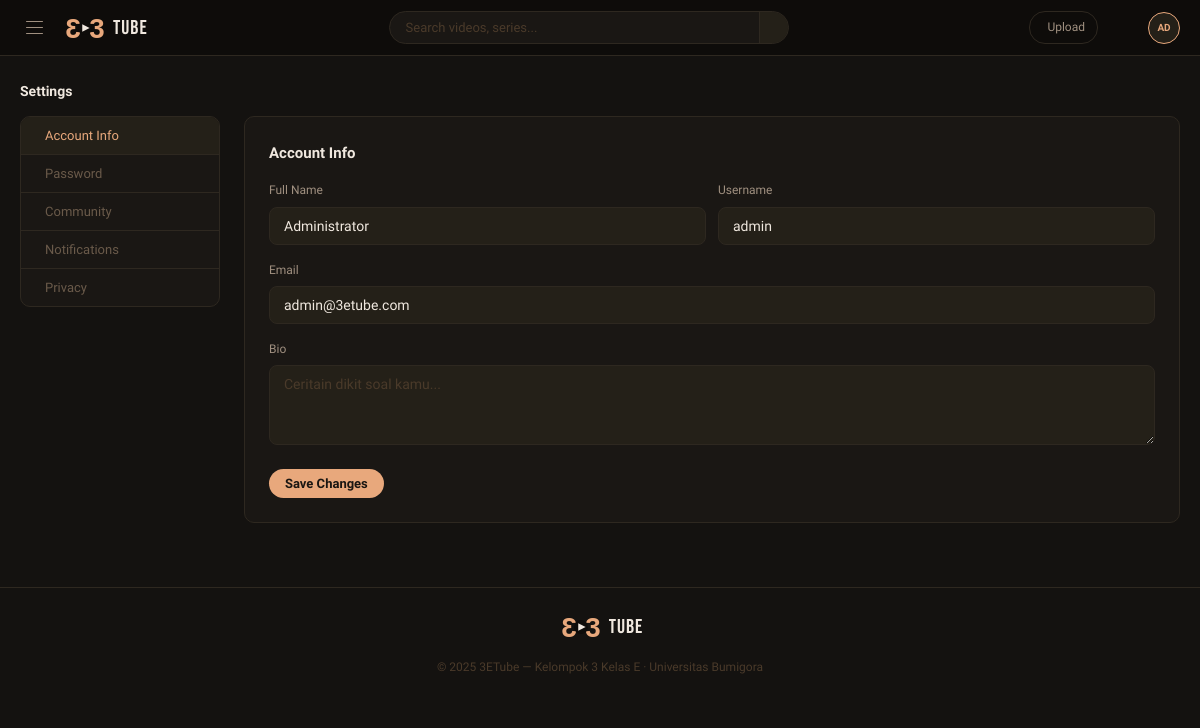
The page /settings.php (signed in) on the database its author committed.
### tables this page shows
CREATE TABLE `users` (
  `id`         INT AUTO_INCREMENT PRIMARY KEY,
  `username`   VARCHAR(50)  NOT NULL UNIQUE,
  `email`      VARCHAR(100) NOT NULL UNIQUE,
  `password`   VARCHAR(255) NOT NULL,
  `full_name`  VARCHAR(100) DEFAULT NULL,
  `avatar`     VARCHAR(255) DEFAULT NULL,
  `bio`        TEXT         DEFAULT NULL,
  `role`       ENUM('user','admin') DEFAULT 'user',
  `is_active`  TINYINT(1) DEFAULT 1,
  `created_at` TIMESTAMP DEFAULT CURRENT_TIMESTAMP,
  `updated_at` TIMESTAMP DEFAULT CURRENT_TIMESTAMP ON UPDATE CURRENT_TIMESTAMP
);

### includes/config.php (called while the page is built, shortened)
<?php
function getDB(): PDO {
    static $pdo = null;
    if ($pdo === null) {
        try {
            $dsn = 'mysql:host=' . DB_HOST . ';dbname=' . DB_NAME . ';charset=utf8mb4';
            $pdo = new PDO($dsn, DB_USER, DB_PASS, [
                PDO::ATTR_ERRMODE            => PDO::ERRMODE_EXCEPTION,
                PDO::ATTR_DEFAULT_FETCH_MODE => PDO::FETCH_ASSOC,
                PDO::ATTR_EMULATE_PREPARES   => false,
            ]);
        } catch (PDOException $e) {
            die('<div style="font-family:sans-serif;padding:40px;color:#c00"><h2>Database connection failed</h2><p>' . htmlspecialchars($e->getMessage()) . '</p><p>Pastikan database <b>3etube</b> sudah dibuat dan diimport di phpMyAdmin.</p></div>');
        }
    }
    return $pdo;
}
function isLoggedIn(): bool {
    return isset($_SESSION['user_id']);
}
function currentUser(): ?array {
    static $user = null;
    if ($user === null) {
        $db   = getDB();
        $stmt = $db->prepare('SELECT * FROM users WHERE id = ?');
        $stmt->execute([$_SESSION['user_id']]);
        $user = $stmt->fetch() ?: null;
    }
    return $user;
}
function e(?string $s): string {
    return htmlspecialchars($s ?? '', ENT_QUOTES, 'UTF-8');
}

### settings.php (the view, shortened to what this page needs)
<?php
require_once 'includes/config.php';
$user = currentUser();
require_once 'includes/header.php';
?>
<div class="page-content">
  <div class="section-hd"><span class="section-title">Settings</span></div>
  <div class="settings-layout">
    <div class="settings-nav">
      <button class="snav-item active" data-target="sec-account"><i class="ti ti-user"></i> Account Info</button>
      <button class="snav-item" data-target="sec-password"><i class="ti ti-lock"></i> Password</button>
      <button class="snav-item" data-target="sec-community"><i class="ti ti-message-circle"></i> Community</button>
      <button class="snav-item" data-target="sec-notif"><i class="ti ti-bell"></i> Notifications</button>
      <button class="snav-item" data-target="sec-privacy"><i class="ti ti-shield-lock"></i> Privacy</button>
    </div>
    <div class="settings-panel">
      <div class="settings-section active" id="sec-account">
        <h3>Account Info</h3>
        <form method="POST">
          <div class="form-row-2">
            <div class="form-group"><label class="form-label">Full Name</label><input class="form-input" type="text" name="full_name" value="<?= e($user['full_name']) ?>"/></div>
            <div class="form-group"><label class="form-label">Username</label><input class="form-input" type="text" name="username" value="<?= e($user['username']) ?>" required/></div>
          </div>
          <div class="form-group"><label class="form-label">Email</label><input class="form-input" type="email" name="email" value="<?= e($user['email']) ?>" required/></div>
          <div class="form-group"><label class="form-label">Bio</label><textarea class="form-input" name="bio" placeholder="Ceritain dikit soal kamu..."><?= e($user['bio']) ?></textarea></div>
          <button type="submit" class="btn-primary">Save Changes</button>
        </form>
      </div>
    </div>
  </div>
</div>
<?php require_once 'includes/footer.php'; ?>

### includes/header.php (shortened to what this page needs)
<?php
require_once __DIR__ . '/config.php';
$user = currentUser();
?>
<!DOCTYPE html>
<html lang="id">
<head>
<link rel="stylesheet" href="<?= BASE_URL ?>/css/main.css"/>
<link rel="stylesheet" href="https://cdn.jsdelivr.net/npm/@tabler/icons-webfont@3.19.0/dist/tabler-icons.min.css"/>
</head>
<body>
<nav class="navbar" id="navbar">
  <div class="nav-left">
    <button class="hamburger" id="sidebarToggle" aria-label="Toggle category menu">
      <span></span><span></span><span></span>
    </button>
    <a href="<?= BASE_URL ?>/index.php" class="logo-link">
      <svg class="logo-svg" viewBox="0 0 52 32" fill="none" xmlns="http://www.w3.org/2000/svg" aria-label="3ETube logo">
        <text x="13" y="27" font-family="Arial Black,Arial" font-weight="900" font-size="30"
              fill="#e8a87c" text-anchor="middle" transform="matrix(-1,0,0,1,26,0)">3</text>
        <text x="39" y="27" font-family="Arial Black,Arial" font-weight="900" font-size="30"
              fill="#e8a87c" text-anchor="middle">3</text>
      </svg>
      <span class="logo-word">Tube</span>
    </a>
  </div>
  <div class="nav-center">
    <form class="search-wrap" action="<?= BASE_URL ?>/search.php" method="GET">
      <input type="text" name="q" placeholder="Search videos, series..." value="<?= e($_GET['q'] ?? '') ?>"/>
      <button type="submit" class="search-btn" aria-label="Search"><i class="ti ti-search"></i></button>
    </form>
  </div>
  <div class="nav-right">
    <?php if (isLoggedIn()): ?>
      <a href="<?= BASE_URL ?>/upload.php" class="upload-btn"><i class="ti ti-plus"></i> Upload</a>
      <div class="ib notif-wrap" id="notifBtn">
      </div>
      <div class="nav-avatar" id="avatarBtn">
        <?= strtoupper(substr($user['username'], 0, 2)) ?>
      </div>
    <?php else: ?>
      <a href="<?= BASE_URL ?>/login.php"    class="btn-ghost">Sign In</a>
      <a href="<?= BASE_URL ?>/register.php" class="btn-primary">Join Free</a>
    <?php endif; ?>
  </div>
</nav>

### css/main.css (style rules this page uses)
:root { --bg:#141210; --bg2:#1a1714; --bg3:#201d18; --surface:#242018; --border:#2e2820; --accent:#e8a87c; --accent2:#d4956a; --cream:#f0e8df; --muted:#a09080; --dim:#6a5a4a; --dark:#4a3a2a; --danger:#c87070; --success:#7ab07a; --nav-h:56px; --radius:10px; --radius-lg:14px; }
*,*::before,*::after { box-sizing:border-box;margin:0;padding:0 }
html { scroll-behavior:smooth }
body { font-family:'Sora',sans-serif;background:var(--bg);color:var(--cream);min-height:100vh;line-height:1.6 }
a { text-decoration:none;color:inherit }
input,button,select,textarea { font-family:inherit }
button { cursor:pointer }
.navbar { position:sticky;top:0;z-index:100;background:#0e0c0a;height:var(--nav-h);display:flex;align-items:center;padding:0 20px;gap:12px;border-bottom:.5px solid var(--border) }
.nav-left { display:flex;align-items:center;gap:12px;flex-shrink:0 }
.nav-center { flex:1;display:flex;justify-content:center }
.nav-right { display:flex;align-items:center;gap:8px;flex-shrink:0;margin-left:auto }
.hamburger { display:flex;flex-direction:column;gap:4.5px;cursor:pointer;padding:6px;background:none;border:none;border-radius:8px;transition:background .15s }
.hamburger span { display:block;width:17px;height:1.5px;background:var(--muted);border-radius:2px;transition:.2s }
.logo-link { display:flex;align-items:center;gap:4px;cursor:pointer }
.logo-svg { width:48px;height:30px }
.logo-word { font-family:'Bebas Neue',sans-serif;font-size:20px;color:var(--cream);letter-spacing:1px;line-height:1 }
.search-wrap { width:100%;max-width:400px;display:flex;border:.5px solid var(--border);border-radius:22px;overflow:hidden;background:var(--bg2) }
.search-wrap input { flex:1;background:transparent;border:none;outline:none;padding:8px 16px;font-size:13px;color:var(--cream) }
.search-wrap input::placeholder { color:var(--dark) }
.search-btn { background:var(--surface);border:none;border-left:.5px solid var(--border);padding:0 14px;display:flex;align-items:center }
.upload-btn { display:flex;align-items:center;gap:5px;padding:6px 12px;border-radius:16px;border:.5px solid var(--border);color:var(--muted);font-size:12px;font-weight:500;transition:background .15s }
.ib { width:34px;height:34px;border-radius:50%;display:flex;align-items:center;justify-content:center;cursor:pointer;position:relative;transition:background .15s }
.nav-avatar { width:32px;height:32px;border-radius:50%;background:var(--surface);border:1.5px solid var(--accent);display:flex;align-items:center;justify-content:center;font-size:10px;font-weight:700;color:var(--accent);cursor:pointer;position:relative }
.btn-primary { background:var(--accent);color:#1a1612;border:none;border-radius:20px;padding:7px 16px;font-size:13px;font-weight:600;transition:background .15s }
.page-content { padding:24px 20px;max-width:1200px;margin:0 auto }
.section-hd { display:flex;align-items:center;gap:10px;margin-bottom:14px;flex-wrap:wrap }
.section-title { font-size:14px;font-weight:700;color:var(--cream) }
.form-group { margin-bottom:16px }
.form-label { font-size:12px;color:var(--muted);display:block;margin-bottom:6px }
.form-input { width:100%;background:var(--surface);border:.5px solid var(--border);border-radius:8px;padding:10px 14px;font-size:14px;color:var(--cream);outline:none;transition:border-color .15s;font-family:inherit }
.form-input::placeholder { color:var(--dark) }
textarea.form-input { resize:vertical;min-height:80px }
.form-row-2 { display:flex;gap:12px }
.form-row-2 .form-group { flex:1 }
.settings-layout { display:flex;gap:24px;align-items:flex-start }
.settings-nav { width:200px;flex-shrink:0;background:var(--bg2);border-radius:var(--radius);border:.5px solid var(--border);overflow:hidden }
.snav-item { display:flex;align-items:center;gap:10px;padding:11px 14px;font-size:13px;color:var(--dim);cursor:pointer;border-bottom:.5px solid var(--border);background:none;border-left:none;border-right:none;border-top:none;width:100%;text-align:left }
.snav-item:last-child { border-bottom:none }
.snav-item.active { background:var(--surface);color:var(--accent) }
.settings-panel { flex:1;background:var(--bg2);border-radius:var(--radius);border:.5px solid var(--border);padding:24px;min-width:0 }
.settings-section { display:none }
.settings-section.active { display:block }
.settings-section h3 { font-size:15px;font-weight:700;color:var(--cream);margin-bottom:16px }

### rows shown on the page
users: username "AD", full_name "Administrator", username "admin", email "admin@3etube.com"
